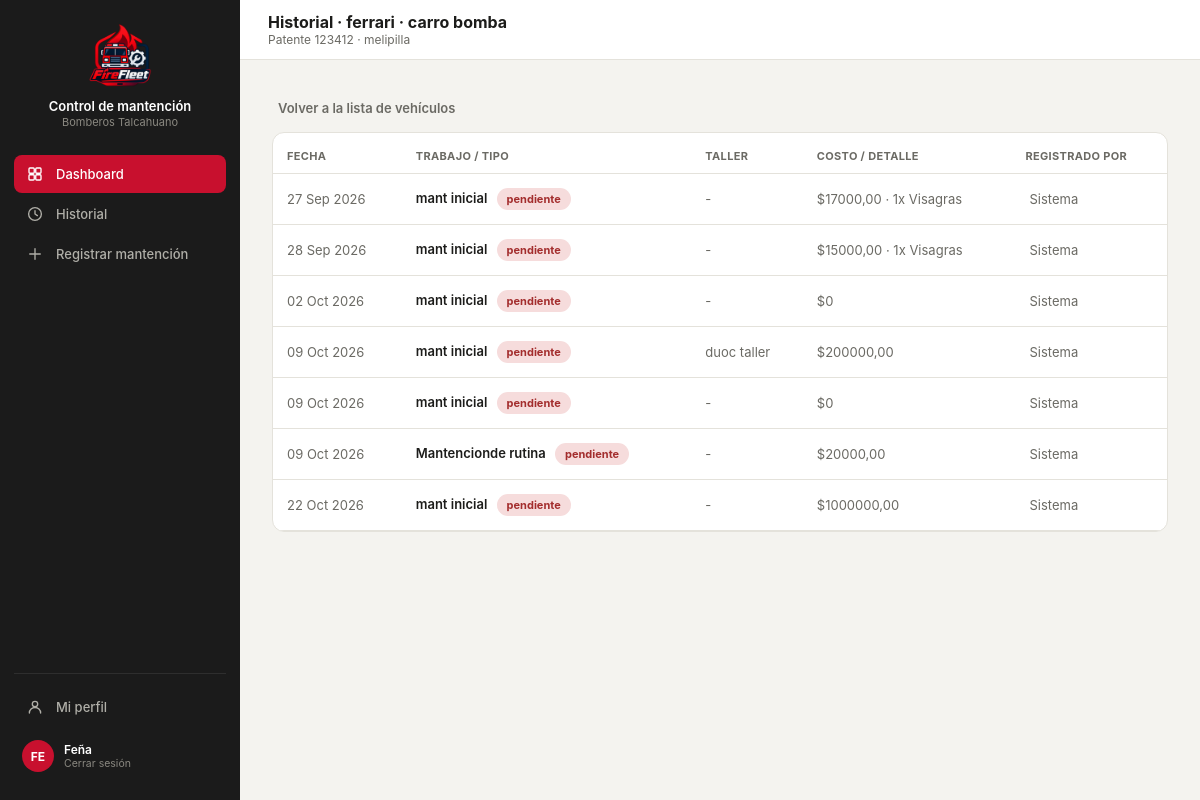
Page /detalle/1/ (signed in) on the committed database.
### core/models.py (models this page shows, shortened)
class Vehiculo(models.Model):
    id_vehi = models.AutoField(primary_key=True)
    patente = models.CharField(max_length=10, unique=True, null=True, blank=True)
    tipo_v = models.CharField(max_length=50)
    modelo = models.CharField(max_length=80, blank=True)
    anio = models.IntegerField(null=True, blank=True, db_column="año")
    id_compania = models.ForeignKey(
        Compania, on_delete=models.PROTECT, db_column="id_compania", related_name="vehiculos",
    )
    estado = models.CharField(max_length=30, default="operativo")
    kilometraje = models.DecimalField(max_digits=10, decimal_places=2, default=0)
    proxima_mantencion = models.DateField(null=True, blank=True)
    class Meta:
        db_table = "vehiculo"

class Compania(models.Model):
    id_comp = models.AutoField(primary_key=True)
    nombre = models.CharField(max_length=100)
    direccion = models.CharField(max_length=200, blank=True, db_column="dirección")
    telefono = models.CharField(max_length=20, blank=True, db_column="teléfono")
    class Meta:
        db_table = "compania"
        verbose_name_plural = "Compañías"
    def __str__(self):
        return self.nombre

class Mantencion(models.Model):
    id_mant = models.AutoField(primary_key=True)
    id_vehi = models.ForeignKey(
        Vehiculo, on_delete=models.CASCADE, db_column="id_vehi", related_name="mantenciones",
    )
    id_tipo = models.ForeignKey(
        TipoMantencion, on_delete=models.PROTECT, db_column="id_tipo", related_name="mantenciones",
    )
    descripcion = models.TextField(blank=True, default='')
    fecha_in = models.DateField(auto_now_add=True)
    fecha_ter = models.DateField(null=True, blank=True)
    estado = models.CharField(max_length=30, default="pendiente")
    costo_t = models.DecimalField(max_digits=12, decimal_places=2, default=0)
    respon = models.CharField(max_length=120, blank=True)
    class Meta:
        db_table = "mantencion"

class TipoMantencion(models.Model):
    id_tipo = models.AutoField(primary_key=True)
    nombre = models.CharField(max_length=100)
    categ = models.CharField(max_length=50, blank=True)
    perio = models.CharField(max_length=50, blank=True)
    class Meta:
        db_table = "tipomantencion"
        verbose_name = "Tipo de mantención"
        verbose_name_plural = "Tipos de mantención"

class MantencionInsu(models.Model):
    id_mant = models.ForeignKey(
        Mantencion, on_delete=models.CASCADE, db_column="id_mant", related_name="insumos_usados",
    )
    id_insu = models.ForeignKey(
        Insumo, on_delete=models.PROTECT, db_column="id_insu", related_name="mantenciones",
    )
    cant = models.DecimalField(max_digits=10, decimal_places=2, default=1)
    costo_aso = models.DecimalField(max_digits=12, decimal_places=2, default=0)
    class Meta:
        db_table = "mantencion_insu"
        unique_together = (('id_mant', 'id_insu'),)

class Insumo(models.Model):
    id_insu = models.AutoField(primary_key=True)
    nombre = models.CharField(max_length=150)
    tipo_i = models.CharField(max_length=80, blank=True)
    unidad_m = models.CharField(max_length=20, blank=True)
    costo_uni = models.DecimalField(max_digits=12, decimal_places=2, default=0)
    stock = models.IntegerField(default=0)
    class Meta:
        db_table = "insumo"

### core/views.py (the view)
# urls.py: path('detalle/<int:vehiculo_id>/', views.detalle, name='detalle'),
@login_required(login_url='index')
def detalle(request, vehiculo_id):
    perfil, current_user_data = _datos_usuario_actual(request)
    current_user_data['role'] = current_user_data['rol']
    vehiculo = get_object_or_404(Vehiculo, pk=vehiculo_id)
    mantenciones = Mantencion.objects.filter(id_vehi=vehiculo)
    context = {
        'current_user': current_user_data,  # <-- verifica si es admin el user
        'vehiculo': vehiculo,
        'mantenciones': mantenciones,
    }
    return render(request, 'core/historial-detalle.html', context)

### core/views.py (called while the page is built)
def _datos_usuario_actual(request):
    perfil_usuario = getattr(request.user, 'perfil', None)
    is_admin = request.user.is_superuser or bool(
        perfil_usuario and (perfil_usuario.rol or '').lower() == 'administrador'
    )
    if perfil_usuario:
        nombre = perfil_usuario.nombre
        rol = perfil_usuario.rol
        comp = str(perfil_usuario.id_compania) if perfil_usuario.id_compania else 'Sin Compañía'
    else:
        nombre = request.user.get_full_name() or request.user.username
        rol = ''
        comp = 'Sin Compañía'
    return perfil_usuario, {
        'name': nombre,
        'rol': rol,
        'comp': comp,
        'initials': ''.join([palabra[0].upper() for palabra in nombre.split()[:2]]) or '??',
        'isAdmin': is_admin,
    }

### core/templates/core/historial-detalle.html (shortened to what this page needs)
{% load static %}
<!DOCTYPE html>
<html lang="es">
<head>
<link rel="stylesheet" href="https://cdnjs.cloudflare.com/ajax/libs/tabler-icons/2.44.0/iconfont/tabler-icons.min.css">
<link rel="stylesheet" href="{% static 'styles.css' %}">
</head>
<body>
<div class="layout">
  <div class="sidebar">
    <div class="sidebar-brand">
      <div class="logo"><img src="{% static 'imagenes/logo2.png' %}" alt="Logo Control de mantención"></div>
      <div><p class="t1">Control de mantención</p><p class="t2">Bomberos Talcahuano</p></div>
    </div>
      <a class="nav-item active" href="{% url 'dashboard' %}">Dashboard</a>
    <a class="nav-item" href="{% url 'historial' %}"><svg class="nav-icon" viewBox="0 0 24 24" fill="none" stroke="currentColor" stroke-width="1.8" stroke-linecap="round" stroke-linejoin="round"><circle cx="12" cy="12" r="8.5"/><polyline points="12 7.5 12 12 15.2 14.2"/></svg>Historial</a>
    <a class="nav-item" href="{% url 'registrar' %}"><svg class="nav-icon" viewBox="0 0 24 24" fill="none" stroke="currentColor" stroke-width="1.8" stroke-linecap="round" stroke-linejoin="round"><line x1="12" y1="5" x2="12" y2="19"/><line x1="5" y1="12" x2="19" y2="12"/></svg>Registrar mantención</a>
    <div class="sidebar-footer">
      <a class="nav-item" href="{% url 'perfil' %}"><svg class="nav-icon" viewBox="0 0 24 24" fill="none" stroke="currentColor" stroke-width="1.8" stroke-linecap="round" stroke-linejoin="round"><circle cx="12" cy="8" r="3.6"/><path d="M4.5 20c0-4.1 3.4-7.4 7.5-7.4s7.5 3.3 7.5 7.4"/></svg>Mi perfil</a>
      <a class="sidebar-user" href="{% url 'logout' %}" style="margin-top:6px; text-decoration:none;">
        <div class="av">{{ request.user.username|slice:":2"|upper }}</div>
        <div><p class="name">{{ request.user.get_full_name|default:request.user.username }}</p><p class="role">Cerrar sesión</p></div>
      </a>
    </div>
  </div>
  <div class="main">
    <div class="topbar">
      <div style="display:flex; align-items:center; gap:12px;">
        <div>
          <h2 id="topbar-title">Historial · {{ vehiculo.modelo }} · {{ vehiculo.tipo_v }}</h2>
          <p class="crumb" id="topbar-crumb">Patente {{ vehiculo.patente }} · {{ vehiculo.id_compania.nombre|default:"Sin compañía" }}</p>
        </div>
      </div>
    </div>
    <div class="content" id="content">
      <a class="back-link" href="{% url 'historial' %}" style="text-decoration:none; color:var(--text2); display:inline-flex; align-items:center; gap:6px; margin-bottom:16px;">
        Volver a la lista de vehículos
      </a>
      {% if mantenciones %}
        <div class="card" style="padding:0; overflow:hidden;">
          <table>
            <thead>
              <tr>
                <th>Fecha</th>
                <th>Trabajo / Tipo</th>
                <th>Taller</th>
                <th>Costo / detalle</th>
                <th>Registrado por</th>
              </tr>
            </thead>
            <tbody>
              {% for m in mantenciones %}
              <tr>
                <td style="color:var(--text2); white-space:nowrap;">{{ m.fecha_in|date:"d M Y" }}</td>
                <td style="font-weight:600;">
                  {{ m.id_tipo.nombre|default:"Sin especificar" }}
                  {% if m.estado %}
  {% if m.estado == 'Preventiva' or m.estado == 'Completada' %}
    <span class="pill" style="margin-left:6px; background:var(--green-bg); color:var(--green);">
  {% else %}
    <span class="pill" style="margin-left:6px; background:var(--danger-bg); color:var(--danger);">
  {% endif %}
      {{ m.estado }}
    </span>
{% endif %}
                </td>
                <td style="color:var(--text2);">{{ m.respon|default:"-" }}</td>
                <td style="color:var(--text2);">
                  ${{ m.costo_t|default:0 }}
      {% if m.insumos_usados.all %}
        ·
        {% for i in m.insumos_usados.all %}
          {{ i.cant|floatformat:"-2" }}x {{ i.id_insu.nombre }}{% if not forloop.last %}, {% endif %}
        {% endfor %}
      {% endif %}
    </td>
                <td style="color:var(--text2); white-space:nowrap;">
                  {{ m.empleados_asignados|default:"Sistema" }}
                </td>
              </tr>
              {% endfor %}
            </tbody>
          </table>
        </div>
      {% else %}
        <div class="card" style="text-align:center; padding:50px 20px; color:var(--text2);">
          <i class="ti ti-file-off" style="font-size:28px;"></i>
          <p style="font-size:13px; margin:10px 0 0;">Este vehículo aún no tiene mantenciones registradas.</p>
        </div>
      {% endif %}
    </div>
  </div>
</div>
</body>
</html>

### core/static/styles.css (style rules this page uses)
:root { --red:#C8102E; --dark:#212121; --darker:#181818; --sidebar-bg:#1B1B1B; --sidebar-hover:#2A2A2A; --input-bg:#fff; --input-border:#D8D6CE; --muted:#8A8880; --amber:#854F0B; --amber-bg:#FDECC8; --green:#0F6E56; --green-bg:#DCEEE8; --danger:#A32D2D; --danger-bg:#F6DCDC; --surface1:#F4F3EF; --surface2:#FFFFFF; --border:#E4E2DB; --text1:#1C1C1A; --text2:#6B6A64; }
* { box-sizing:border-box; -webkit-tap-highlight-color:transparent; }
body { margin:0; font-family:-apple-system,BlinkMacSystemFont,"Segoe UI",Roboto,Helvetica,Arial,sans-serif; background:var(--surface1); color:var(--text1); min-height:100vh; }
.layout { display:flex; min-height:100vh; }
.sidebar { width:240px; background:var(--sidebar-bg); flex-shrink:0; display:flex; flex-direction:column; padding:20px 14px; position:sticky; top:0; height:100vh; }
.sidebar-brand { display:flex; flex-direction:column; align-items:center; text-align:center; gap:10px; padding:4px 8px 26px; }
.sidebar-brand .logo { width:64px; height:64px; display:flex; align-items:center; justify-content:center; flex-shrink:0; overflow:hidden; }
.sidebar-brand .logo img { width:100%; height:100%; object-fit:contain; display:block; }
.sidebar-brand .t1 { color:#fff; font-size:13px; font-weight:600; margin:0; line-height:1.3; }
.sidebar-brand .t2 { color:#8A8880; font-size:11px; margin:0; }
.nav-item { display:flex; align-items:center; gap:12px; padding:10px 12px; border-radius:8px; color:#B0AFA8; font-size:13px; font-weight:500; cursor:pointer; border:none; background:none; width:100%; text-align:left; margin-bottom:2px; text-decoration:none; }
.nav-item .nav-icon { width:18px; height:18px; flex-shrink:0; }
.nav-item.active { background:var(--red); color:#fff; }
.sidebar-footer { margin-top:auto; padding-top:14px; border-top:1px solid #2E2E2E; }
.sidebar-user { display:flex; align-items:center; gap:10px; padding:8px; border-radius:8px; cursor:pointer; }
.sidebar-user .av { width:32px; height:32px; border-radius:50%; background:var(--red); display:flex; align-items:center; justify-content:center; color:#fff; font-size:12px; font-weight:700; flex-shrink:0; }
.sidebar-user .name { color:#fff; font-size:12px; font-weight:600; margin:0; }
.sidebar-user .role { color:#8A8880; font-size:10.5px; margin:0; }
.main { flex:1; min-width:0; }
.topbar { height:60px; background:var(--surface2); border-bottom:1px solid var(--border); display:flex; align-items:center; justify-content:space-between; padding:0 28px; position:sticky; top:0; z-index:10; }
.topbar h2 { font-size:16px; font-weight:700; margin:0; }
.topbar .crumb { font-size:12px; color:var(--text2); margin:0; }
.content { padding:28px 32px; max-width:1200px; margin:0 auto; }
.card { background:var(--surface2); border:1px solid var(--border); border-radius:12px; padding:18px; }
.pill { font-size:11px; font-weight:700; padding:4px 10px; border-radius:20px; display:inline-block; }
table { width:100%; border-collapse:collapse; }
th { text-align:left; font-size:11px; color:var(--text2); font-weight:700; text-transform:uppercase; letter-spacing:0.03em; padding:16px 14px 10px; border-bottom:1px solid var(--border); }
td { padding:14px; border-bottom:1px solid var(--border); font-size:13px; vertical-align:middle; }
.back-link { display:inline-flex; align-items:center; gap:6px; color:var(--text2); font-size:13px; font-weight:600; cursor:pointer; margin-bottom:16px; background:none; border:none; padding:0; text-decoration:none; }
.content { padding: 32px; flex: 1; }

### rows in the picture
Vehiculo: modelo "ferrari", tipo_v "carro bomba", patente "123412", id_compania.nombre "melipilla"
Mantencion: fecha_in "27 Sep 2026", id_tipo.nombre "mant inicial", estado "pendiente", respon "-", costo_t "17000,00", empleados_asignados "Sistema"
MantencionInsu: cant "1", id_insu.nombre "Visagras"
Mantencion: fecha_in "28 Sep 2026", id_tipo.nombre "mant inicial", estado "pendiente", respon "-", costo_t "15000,00", empleados_asignados "Sistema"
MantencionInsu: cant "1", id_insu.nombre "Visagras"
Mantencion: fecha_in "02 Oct 2026", id_tipo.nombre "mant inicial", estado "pendiente", respon "-", costo_t "0", empleados_asignados "Sistema"
Mantencion: fecha_in "09 Oct 2026", id_tipo.nombre "mant inicial", estado "pendiente", respon "duoc taller", costo_t "200000,00", empleados_asignados "Sistema"
Mantencion: fecha_in "09 Oct 2026", id_tipo.nombre "mant inicial", estado "pendiente", respon "-", costo_t "0", empleados_asignados "Sistema"
Mantencion: fecha_in "09 Oct 2026", id_tipo.nombre "Mantencionde rutina", estado "pendiente", respon "-", costo_t "20000,00", empleados_asignados "Sistema"
Mantencion: fecha_in "22 Oct 2026", id_tipo.nombre "mant inicial", estado "pendiente", respon "-", costo_t "1000000,00", empleados_asignados "Sistema"

### other values in the picture
{{ request.user.username|slice:":2"|upper }} "FE"
{{ request.user.get_full_name|default:request.user.username }} "Feña"
